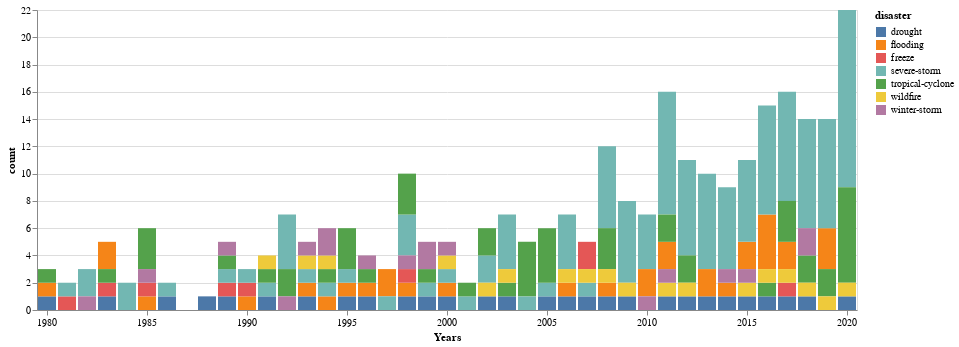

Write notebook code for a chart like this one.
### Markdown cell above
Let us now see how these disasters break down by various categories

### Code cell
chart = alt.Chart(usa_data).mark_bar().transform_filter(
    alt.datum.disaster != 'all-disasters'
).encode(
    x = alt.X('year:N', axis=alt.Axis(title='Years', values=np.arange(1980,2030,5), labelAngle=0)),
    y = alt.Y('count:Q'),
    color = alt.Color('disaster:N'),
    order= alt.Order(
      'count',
      sort='ascending'
    )
)


# Shade the Observed and Predicted Regions
cutoffs = pd.DataFrame({
    'start': [1980,2007],
    'stop': [2007, 2021]
})
shade_chart = alt.Chart(
    cutoffs.reset_index()
).mark_rect(
    opacity=0.2
).encode(
    x='start:N',
    x2='stop:N',
    y=alt.value(0),
    y2=alt.value(50),
    color=alt.Color('index:N', legend=None)
)

# Add comment annotations
annotations = pd.DataFrame({'x': [2010, 2007], 'y': [20, 21], 'text': ['Severe storms begin driving the increase in annual disasters',
                                                                      '2007']})
comments_chart = alt.Chart(annotations).mark_text(size=12).encode(
    x = alt.X('x:N'),
    y = alt.Y('y:Q'),
    text = 'text',
)

chart 
# + comments_chart + shade_chart

### Figure 1 — Vega-Lite specification as saved in the notebook (floating-point values rounded to 4 significant figures; data arrays with more than 128 entries replaced by an {"elided": "..."} marker saying what was removed)
{"config": {"view": {"continuousWidth": 400, "continuousHeight": 300}}, "data": {"name": "data-320d8419abadb78116257ff08d3928f0"}, "mark": "bar", "encoding": {"color": {"type": "nominal", "field": "disaster"}, "order": {"type": "quantitative", "field": "count", "sort": "ascending"}, "x": {"type": "nominal", "axis": {"labelAngle": 0, "title": "Years", "values": [1980.0, 1985.0, 1990.0, 1995.0, 2000.0, 2005.0, 2010.0, 2015.0, 2020.0, 2025.0]}, "field": "year"}, "y": {"type": "quantitative", "field": "count"}}, "transform": [{"filter": "(datum.disaster !== 'all-disasters')"}], "$schema": "https://vega.github.io/schema/vega-lite/v4.8.1.json", "datasets": {"data-320d8419abadb78116257ff08d3928f0": {"elided": "328 records"}}}
